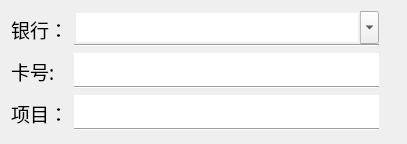
  <widget class="QWidget" name="layoutWidget">
   <property name="geometry">
    <rect>
     <x>160</x>
     <y>220</y>
     <width>401</width>
     <height>127</height>
    </rect>
   </property>
   <layout class="QGridLayout" name="gridLayout_2">
    <item row="0" column="0">
     <widget class="QLabel" name="label_7">
      <property name="font">
       <font>
        <family>楷体</family>
        <pointsize>14</pointsize>
       </font>
      </property>
      <property name="text">
       <string>银行：</string>
      </property>
     </widget>
    </item>
    <item row="0" column="2">
     <widget class="QLabel" name="banklabel">
      <property name="maximumSize">
       <size>
        <width>20</width>
        <height>20</height>
       </size>
      </property>
      <property name="palette">
       <palette>
        <active>
         <colorrole role="AlternateBase">
          <brush brushstyle="LinearGradientPattern">
           <gradient startx="0.000000000000000" starty="0.000000000000000" endx="0.755682000000000" endy="0.864000000000000" type="LinearGradient" spread="PadSpread" coordinatemode="ObjectBoundingMode">
            <gradientstop position="0.000000000000000">
             <color alpha="255">
              <red>0</red>
              <green>195</green>
              <blue>195</blue>
             </color>
            </gradientstop>
            <gradientstop position="1.000000000000000">
             <color alpha="255">
              <red>255</red>
              <green>255</green>
              <blue>255</blue>
             </color>
            </gradientstop>
           </gradient>
          </brush>
         </colorrole>
        </active>
        <inactive>
         <colorrole role="AlternateBase">
          <brush brushstyle="LinearGradientPattern">
           <gradient startx="0.000000000000000" starty="0.000000000000000" endx="0.755682000000000" endy="0.864000000000000" type="LinearGradient" spread="PadSpread" coordinatemode="ObjectBoundingMode">
            <gradientstop position="0.000000000000000">
             <color alpha="255">
              <red>0</red>
              <green>195</green>
              <blue>195</blue>
             </color>
            </gradientstop>
            <gradientstop position="1.000000000000000">
             <color alpha="255">
              <red>255</red>
              <green>255</green>
              <blue>255</blue>
             </color>
            </gradientstop>
           </gradient>
          </brush>
         </colorrole>
        </inactive>
        <disabled>
         <colorrole role="AlternateBase">
          <brush brushstyle="LinearGradientPattern">
           <gradient startx="0.000000000000000" starty="0.000000000000000" endx="0.755682000000000" endy="0.864000000000000" type="LinearGradient" spread="PadSpread" coordinatemode="ObjectBoundingMode">
            <gradientstop position="0.000000000000000">
             <color alpha="255">
              <red>0</red>
              <green>195</green>
              <blue>195</blue>
             </color>
            </gradientstop>
            <gradientstop position="1.000000000000000">
             <color alpha="255">
              <red>255</red>
              <green>255</green>
              <blue>255</blue>
             </color>
            </gradientstop>
           </gradient>
          </brush>
         </colorrole>
        </disabled>
       </palette>
      </property>
      <property name="font">
       <font>
        <family>3ds</family>
        <pointsize>14</pointsize>
       </font>
      </property>
      <property name="autoFillBackground">
       <bool>true</bool>
      </property>
      <property name="text">
       <string/>
      </property>
      <property name="pixmap">
       <pixmap resource="../../../UrielQtFramework.qrc">:/UserRegister/Resources/UserRegister/mustfill.png</pixmap>
      </property>
      <property name="scaledContents">
       <bool>true</bool>
      </property>
     </widget>
    </item>
    <item row="1" column="0">
     <widget class="QLabel" name="label_9">
      <property name="font">
       <font>
        <family>楷体</family>
        <pointsize>14</pointsize>
       </font>
      </property>
      <property name="text">
       <string>卡号:</string>
      </property>
     </widget>
    </item>
    <item row="1" column="1">
     <layout class="QVBoxLayout" name="verticalLayout_6">
      <property name="spacing">
       <number>0</number>
      </property>
      <item>
       <widget class="QLineEdit" name="BankNumber">
        <property name="font">
         <font>
          <family>楷体</family>
          <pointsize>14</pointsize>
         </font>
        </property>
        <property name="inputMask">
         <string/>
        </property>
        <property name="frame">
         <bool>false</bool>
        </property>
       </widget>
      </item>
      <item>
       <widget class="Line" name="line_6">
        <property name="palette">
         <palette>
          <active>
           <colorrole role="Button">
            <brush brushstyle="SolidPattern">
             <color alpha="255">
              <red>85</red>
              <green>255</green>
              <blue>255</blue>
             </color>
            </brush>
           </colorrole>
           <colorrole role="Base">
            <brush brushstyle="SolidPattern">
             <color alpha="255">
              <red>255</red>
              <green>255</green>
              <blue>255</blue>
             </color>
            </brush>
           </colorrole>
           <colorrole role="Window">
            <brush brushstyle="SolidPattern">
             <color alpha="255">
              <red>85</red>
              <green>170</green>
              <blue>255</blue>
             </color>
            </brush>
           </colorrole>
           <colorrole role="AlternateBase">
            <brush brushstyle="LinearGradientPattern">
             <gradient startx="0.000000000000000" starty="0.000000000000000" endx="0.755682000000000" endy="0.864000000000000" type="LinearGradient" spread="PadSpread" coordinatemode="ObjectBoundingMode">
              <gradientstop position="0.000000000000000">
               <color alpha="255">
                <red>0</red>
                <green>195</green>
                <blue>195</blue>
               </color>
              </gradientstop>
              <gradientstop position="1.000000000000000">
               <color alpha="255">
                <red>255</red>
                <green>255</green>
                <blue>255</blue>
               </color>
              </gradientstop>
             </gradient>
            </brush>
           </colorrole>
          </active>
          <inactive>
           <colorrole role="Button">
            <brush brushstyle="SolidPattern">
             <color alpha="255">
              <red>85</red>
              <green>255</green>
              <blue>255</blue>
             </color>
            </brush>
           </colorrole>
           <colorrole role="Base">
            <brush brushstyle="SolidPattern">
             <color alpha="255">
              <red>255</red>
              <green>255</green>
              <blue>255</blue>
             </color>
            </brush>
           </colorrole>
           <colorrole role="Window">
            <brush brushstyle="SolidPattern">
             <color alpha="255">
              <red>85</red>
              <green>170</green>
              <blue>255</blue>
             </color>
            </brush>
           </colorrole>
           <colorrole role="AlternateBase">
            <brush brushstyle="LinearGradientPattern">
             <gradient startx="0.000000000000000" starty="0.000000000000000" endx="0.755682000000000" endy="0.864000000000000" type="LinearGradient" spread="PadSpread" coordinatemode="ObjectBoundingMode">
              <gradientstop position="0.000000000000000">
               <color alpha="255">
                <red>0</red>
                <green>195</green>
                <blue>195</blue>
               </color>
              </gradientstop>
              <gradientstop position="1.000000000000000">
               <color alpha="255">
                <red>255</red>
                <green>255</green>
                <blue>255</blue>
               </color>
              </gradientstop>
             </gradient>
            </brush>
           </colorrole>
          </inactive>
          <disabled>
           <colorrole role="Button">
            <brush brushstyle="SolidPattern">
             <color alpha="255">
              <red>85</red>
              <green>255</green>
              <blue>255</blue>
             </color>
            </brush>
           </colorrole>
           <colorrole role="Base">
            <brush brushstyle="SolidPattern">
             <color alpha="255">
              <red>85</red>
              <green>170</green>
              <blue>255</blue>
             </color>
            </brush>
           </colorrole>
           <colorrole role="Window">
            <brush brushstyle="SolidPattern">
             <color alpha="255">
              <red>85</red>
              <green>170</green>
              <blue>255</blue>
             </color>
            </brush>
           </colorrole>
           <colorrole role="AlternateBase">
            <brush brushstyle="LinearGradientPattern">
             <gradient startx="0.000000000000000" starty="0.000000000000000" endx="0.755682000000000" endy="0.864000000000000" type="LinearGradient" spread="PadSpread" coordinatemode="ObjectBoundingMode">
              <gradientstop position="0.000000000000000">
               <color alpha="255">
                <red>0</red>
                <green>195</green>
                <blue>195</blue>
               </color>
              </gradientstop>
              <gradientstop position="1.000000000000000">
               <color alpha="255">
                <red>255</red>
                <green>255</green>
                <blue>255</blue>
               </color>
              </gradientstop>
             </gradient>
            </brush>
           </colorrole>
          </disabled>
         </palette>
        </property>
        <property name="orientation">
         <enum>Qt::Horizontal</enum>
        </property>
       </widget>
      </item>
     </layout>
    </item>
    <item row="1" column="2">
     <widget class="QLabel" name="banknumberlabel">
      <property name="maximumSize">
       <size>
        <width>20</width>
        <height>20</height>
       </size>
      </property>
      <property name="palette">
       <palette>
        <active>
         <colorrole role="AlternateBase">
          <brush brushstyle="LinearGradientPattern">
           <gradient startx="0.000000000000000" starty="0.000000000000000" endx="0.755682000000000" endy="0.864000000000000" type="LinearGradient" spread="PadSpread" coordinatemode="ObjectBoundingMode">
            <gradientstop position="0.000000000000000">
             <color alpha="255">
              <red>0</red>
              <green>195</green>
              <blue>195</blue>
             </color>
            </gradientstop>
            <gradientstop position="1.000000000000000">
             <color alpha="255">
              <red>255</red>
              <green>255</green>
              <blue>255</blue>
             </color>
            </gradientstop>
           </gradient>
          </brush>
         </colorrole>
        </active>
        <inactive>
         <colorrole role="AlternateBase">
          <brush brushstyle="LinearGradientPattern">
           <gradient startx="0.000000000000000" starty="0.000000000000000" endx="0.755682000000000" endy="0.864000000000000" type="LinearGradient" spread="PadSpread" coordinatemode="ObjectBoundingMode">
            <gradientstop position="0.000000000000000">
             <color alpha="255">
              <red>0</red>
              <green>195</green>
              <blue>195</blue>
             </color>
            </gradientstop>
            <gradientstop position="1.000000000000000">
             <color alpha="255">
              <red>255</red>
              <green>255</green>
              <blue>255</blue>
             </color>
            </gradientstop>
           </gradient>
          </brush>
         </colorrole>
        </inactive>
        <disabled>
         <colorrole role="AlternateBase">
          <brush brushstyle="LinearGradientPattern">
           <gradient startx="0.000000000000000" starty="0.000000000000000" endx="0.755682000000000" endy="0.864000000000000" type="LinearGradient" spread="PadSpread" coordinatemode="ObjectBoundingMode">
            <gradientstop position="0.000000000000000">
             <color alpha="255">
              <red>0</red>
              <green>195</green>
              <blue>195</blue>
             </color>
            </gradientstop>
            <gradientstop position="1.000000000000000">
             <color alpha="255">
              <red>255</red>
              <green>255</green>
              <blue>255</blue>
             </color>
            </gradientstop>
           </gradient>
          </brush>
         </colorrole>
        </disabled>
       </palette>
      </property>
      <property name="font">
       <font>
        <family>3ds</family>
        <pointsize>14</pointsize>
       </font>
      </property>
      <property name="autoFillBackground">
       <bool>true</bool>
      </property>
      <property name="text">
       <string/>
      </property>
      <property name="pixmap">
       <pixmap resource="../../../UrielQtFramework.qrc">:/UserRegister/Resources/UserRegister/mustfill.png</pixmap>
      </property>
      <property name="scaledContents">
       <bool>true</bool>
      </property>
     </widget>
    </item>
    <item row="2" column="0">
     <widget class="QLabel" name="label_10">
      <property name="font">
       <font>
        <family>楷体</family>
        <pointsize>14</pointsize>
       </font>
      </property>
      <property name="text">
       <string>项目：</string>
      </property>
     </widget>
    </item>
    <item row="2" column="1">
     <layout class="QVBoxLayout" name="verticalLayout_7">
      <property name="spacing">
       <number>0</number>
      </property>
      <item>
       <widget class="QLineEdit" name="Project">
        <property name="font">
         <font>
          <family>楷体</family>
          <pointsize>14</pointsize>
         </font>
        </property>
        <property name="inputMask">
         <string/>
        </property>
        <property name="frame">
         <bool>false</bool>
        </property>
       </widget>
      </item>
      <item>
       <widget class="Line" name="line_7">
        <property name="palette">
         <palette>
          <active>
           <colorrole role="Button">
            <brush brushstyle="SolidPattern">
             <color alpha="255">
              <red>85</red>
              <green>255</green>
              <blue>255</blue>
             </color>
            </brush>
           </colorrole>
           <colorrole role="Base">
            <brush brushstyle="SolidPattern">
             <color alpha="255">
              <red>255</red>
              <green>255</green>
              <blue>255</blue>
             </color>
            </brush>
           </colorrole>
           <colorrole role="Window">
            <brush brushstyle="SolidPattern">
             <color alpha="255">
              <red>85</red>
              <green>170</green>
              <blue>255</blue>
             </color>
            </brush>
           </colorrole>
           <colorrole role="AlternateBase">
            <brush brushstyle="LinearGradientPattern">
             <gradient startx="0.000000000000000" starty="0.000000000000000" endx="0.755682000000000" endy="0.864000000000000" type="LinearGradient" spread="PadSpread" coordinatemode="ObjectBoundingMode">
              <gradientstop position="0.000000000000000">
               <color alpha="255">
                <red>0</red>
                <green>195</green>
                <blue>195</blue>
               </color>
              </gradientstop>
              <gradientstop position="1.000000000000000">
               <color alpha="255">
                <red>255</red>
                <green>255</green>
                <blue>255</blue>
               </color>
              </gradientstop>
             </gradient>
            </brush>
           </colorrole>
          </active>
          <inactive>
           <colorrole role="Button">
            <brush brushstyle="SolidPattern">
             <color alpha="255">
              <red>85</red>
              <green>255</green>
              <blue>255</blue>
             </color>
            </brush>
           </colorrole>
           <colorrole role="Base">
            <brush brushstyle="SolidPattern">
             <color alpha="255">
              <red>255</red>
              <green>255</green>
              <blue>255</blue>
             </color>
            </brush>
           </colorrole>
           <colorrole role="Window">
            <brush brushstyle="SolidPattern">
             <color alpha="255">
              <red>85</red>
              <green>170</green>
              <blue>255</blue>
             </color>
            </brush>
           </colorrole>
           <colorrole role="AlternateBase">
            <brush brushstyle="LinearGradientPattern">
             <gradient startx="0.000000000000000" starty="0.000000000000000" endx="0.755682000000000" endy="0.864000000000000" type="LinearGradient" spread="PadSpread" coordinatemode="ObjectBoundingMode">
              <gradientstop position="0.000000000000000">
               <color alpha="255">
                <red>0</red>
                <green>195</green>
                <blue>195</blue>
               </color>
              </gradientstop>
              <gradientstop position="1.000000000000000">
               <color alpha="255">
                <red>255</red>
                <green>255</green>
                <blue>255</blue>
               </color>
              </gradientstop>
             </gradient>
            </brush>
           </colorrole>
          </inactive>
          <disabled>
           <colorrole role="Button">
            <brush brushstyle="SolidPattern">
             <color alpha="255">
              <red>85</red>
              <green>255</green>
              <blue>255</blue>
             </color>
            </brush>
           </colorrole>
           <colorrole role="Base">
            <brush brushstyle="SolidPattern">
             <color alpha="255">
              <red>85</red>
              <green>170</green>
              <blue>255</blue>
             </color>
            </brush>
           </colorrole>
           <colorrole role="Window">
            <brush brushstyle="SolidPattern">
             <color alpha="255">
              <red>85</red>
              <green>170</green>
              <blue>255</blue>
             </color>
            </brush>
           </colorrole>
           <colorrole role="AlternateBase">
            <brush brushstyle="LinearGradientPattern">
             <gradient startx="0.000000000000000" starty="0.000000000000000" endx="0.755682000000000" endy="0.864000000000000" type="LinearGradient" spread="PadSpread" coordinatemode="ObjectBoundingMode">
              <gradientstop position="0.000000000000000">
               <color alpha="255">
                <red>0</red>
                <green>195</green>
                <blue>195</blue>
               </color>
              </gradientstop>
              <gradientstop position="1.000000000000000">
               <color alpha="255">
                <red>255</red>
                <green>255</green>
                <blue>255</blue>
               </color>
              </gradientstop>
             </gradient>
            </brush>
           </colorrole>
          </disabled>
         </palette>
        </property>
        <property name="orientation">
         <enum>Qt::Horizontal</enum>
        </property>
       </widget>
      </item>
     </layout>
    </item>
    <item row="2" column="2">
     <widget class="QLabel" name="projectlabel">
      <property name="maximumSize">
       <size>
        <width>20</width>
        <height>20</height>
       </size>
      </property>
      <property name="palette">
       <palette>
        <active>
         <colorrole role="AlternateBase">
          <brush brushstyle="LinearGradientPattern">
           <gradient startx="0.000000000000000" starty="0.000000000000000" endx="0.755682000000000" endy="0.864000000000000" type="LinearGradient" spread="PadSpread" coordinatemode="ObjectBoundingMode">
            <gradientstop position="0.000000000000000">
             <color alpha="255">
              <red>0</red>
              <green>195</green>
              <blue>195</blue>
             </color>
            </gradientstop>
            <gradientstop position="1.000000000000000">
             <color alpha="255">
              <red>255</red>
              <green>255</green>
              <blue>255</blue>
             </color>
            </gradientstop>
           </gradient>
          </brush>
         </colorrole>
        </active>
        <inactive>
         <colorrole role="AlternateBase">
          <brush brushstyle="LinearGradientPattern">
           <gradient startx="0.000000000000000" starty="0.000000000000000" endx="0.755682000000000" endy="0.864000000000000" type="LinearGradient" spread="PadSpread" coordinatemode="ObjectBoundingMode">
            <gradientstop position="0.000000000000000">
             <color alpha="255">
              <red>0</red>
              <green>195</green>
              <blue>195</blue>
             </color>
            </gradientstop>
            <gradientstop position="1.000000000000000">
             <color alpha="255">
              <red>255</red>
              <green>255</green>
              <blue>255</blue>
             </color>
            </gradientstop>
           </gradient>
          </brush>
         </colorrole>
        </inactive>
        <disabled>
         <colorrole role="AlternateBase">
          <brush brushstyle="LinearGradientPattern">
           <gradient startx="0.000000000000000" starty="0.000000000000000" endx="0.755682000000000" endy="0.864000000000000" type="LinearGradient" spread="PadSpread" coordinatemode="ObjectBoundingMode">
            <gradientstop position="0.000000000000000">
             <color alpha="255">
              <red>0</red>
              <green>195</green>
              <blue>195</blue>
             </color>
            </gradientstop>
            <gradientstop position="1.000000000000000">
             <color alpha="255">
              <red>255</red>
              <green>255</green>
              <blue>255</blue>
             </color>
            </gradientstop>
           </gradient>
          </brush>
         </colorrole>
        </disabled>
       </palette>
      </property>
      <property name="font">
       <font>
        <family>3ds</family>
        <pointsize>14</pointsize>
       </font>
      </property>
      <property name="autoFillBackground">
       <bool>true</bool>
      </property>
      <property name="text">
       <string/>
      </property>
      <property name="pixmap">
       <pixmap resource="../../../UrielQtFramework.qrc">:/UserRegister/Resources/UserRegister/mustfill.png</pixmap>
      </property>
      <property name="scaledContents">
       <bool>true</bool>
      </property>
     </widget>
    </item>
    <item row="0" column="1">
     <layout class="QVBoxLayout" name="verticalLayout_12">
      <property name="spacing">
       <number>0</number>
      </property>
      <item>
       <widget class="QComboBox" name="BankType">
        <property name="sizePolicy">
         <sizepolicy hsizetype="Expanding" vsizetype="Fixed">
          <horstretch>0</horstretch>
          <verstretch>0</verstretch>
         </sizepolicy>
        </property>
        <property name="minimumSize">
         <size>
          <width>305</width>
          <height>0</height>
         </size>
        </property>
        <property name="maximumSize">
         <size>
          <width>167</width>
          <height>16777215</height>
         </size>
        </property>
        <property name="font">
         <font>
          <family>楷体</family>
          <pointsize>14</pointsize>
         </font>
        </property>
        <property name="autoFillBackground">
         <bool>true</bool>
        </property>
        <property name="editable">
         <bool>true</bool>
        </property>
        <property name="currentText">
         <string/>
        </property>
        <property name="duplicatesEnabled">
         <bool>true</bool>
        </property>
        <property name="frame">
         <bool>false</bool>
        </property>
       </widget>
      </item>
      <item>
       <widget class="Line" name="line_5">
        <property name="orientation">
         <enum>Qt::Horizontal</enum>
        </property>
       </widget>
      </item>
     </layout>
    </item>
   </layout>
  </widget>
